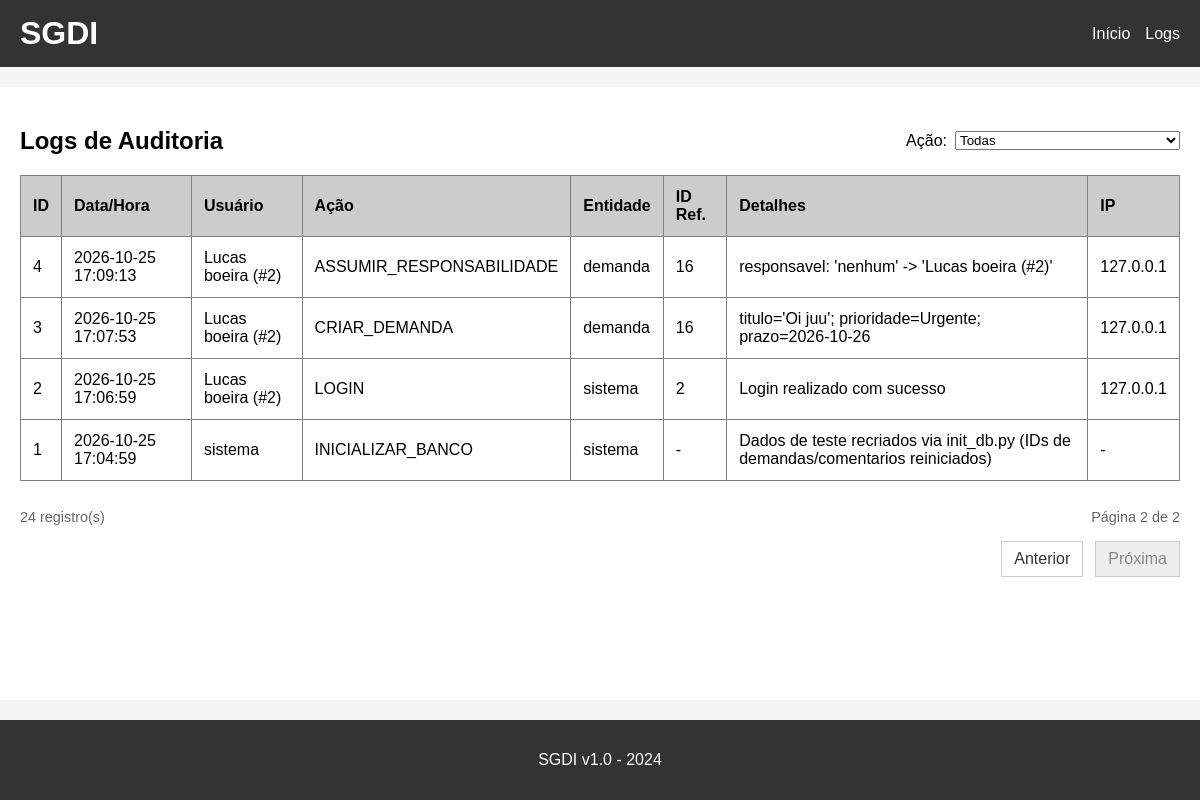
The page /logs?pagina=2&acao= (signed in) on the database its author committed.
### tables this page shows
CREATE TABLE logs (
    id INTEGER PRIMARY KEY AUTOINCREMENT,
    data_hora TEXT NOT NULL,
    usuario_id INTEGER,
    usuario_nome TEXT,
    acao TEXT NOT NULL,
    entidade TEXT NOT NULL,
    entidade_id INTEGER,
    detalhes TEXT,
    ip TEXT
);

### app.py (the view)
@app.route('/logs')
def ver_logs():
    acao = request.args.get('acao', '')
    if acao not in ACOES_LOG:
        acao = ''
    pagina = max(request.args.get('pagina', 1, type=int) or 1, 1)
    por_pagina = 20
    condicao, parametros = ('1=1', []) if not acao else ('acao = ?', [acao])
    conn = get_db()
    total = conn.execute(f"SELECT COUNT(*) FROM logs WHERE {condicao}", parametros).fetchone()[0]
    total_paginas = max((total + por_pagina - 1) // por_pagina, 1)
    pagina = min(pagina, total_paginas)
    logs = conn.execute(
        f"SELECT * FROM logs WHERE {condicao} ORDER BY id DESC LIMIT ? OFFSET ?",
        parametros + [por_pagina, (pagina - 1) * por_pagina]
    ).fetchall()
    conn.close()
    return render_template('logs.html', logs=logs, acao=acao, acoes=ACOES_LOG,
                           pagina=pagina, total_paginas=total_paginas, total=total)

### app.py (called while the page is built)
def get_db():
    conn = sqlite3.connect('demandas.db')
    conn.row_factory = sqlite3.Row
    return conn

@app.before_request
def verificar_login():
    if 'email' not in session and request.endpoint not in ['login', 'logout', 'static']:
        return redirect(url_for('login'))

### templates/logs.html (shortened to what this page needs)
{% extends "base.html" %}
{% block content %}
<div class="flex-between">
    <h2>Logs de Auditoria</h2>
    <form method="GET" action="{{ url_for('ver_logs') }}" class="form-inline">
        <label for="acao">Ação:</label>
        <select name="acao" id="acao" onchange="this.form.submit()">
            <option value="">Todas</option>
        </select>
    </form>
</div>
<div class="table-responsive">
    <table border="1" cellpadding="10" cellspacing="0" width="100%">
        <thead>
            <tr bgcolor="#cccccc">
                <th>ID</th>
                <th>Data/Hora</th>
                <th>Usuário</th>
                <th>Ação</th>
                <th>Entidade</th>
                <th>ID Ref.</th>
                <th>Detalhes</th>
                <th>IP</th>
            </tr>
        </thead>
        <tbody>
            {% for l in logs %}
            <tr>
                <td>{{ l['id'] }}</td>
                <td>{{ l['data_hora'] }}</td>
                <td>{{ l['usuario_nome'] or '-' }}{% if l['usuario_id'] %} (#{{ l['usuario_id'] }}){% endif %}</td>
                <td>{{ l['acao'] }}</td>
                <td>{{ l['entidade'] }}</td>
                <td>{{ l['entidade_id'] if l['entidade_id'] is not none else '-' }}</td>
                <td>{{ l['detalhes'] or '-' }}</td>
                <td>{{ l['ip'] or '-' }}</td>
            </tr>
            {% else %}
            <tr><td colspan="8">Nenhum registro encontrado.</td></tr>
            {% endfor %}
        </tbody>
    </table>
</div>
<div class="pagination-summary">
    <span>{{ total }} registro(s)</span>
    <span>Página {{ pagina }} de {{ total_paginas }}</span>
</div>
{% if total_paginas > 1 %}
<nav class="pagination" aria-label="Paginação dos logs">
    {% if pagina > 1 %}
    <a href="{{ url_for('ver_logs', pagina=pagina - 1, acao=acao) }}" rel="prev">Anterior</a>
    {% else %}
    <span class="pagination-disabled" aria-disabled="true">Anterior</span>
    {% endif %}
    {% if pagina < total_paginas %}
    <a href="{{ url_for('ver_logs', pagina=pagina + 1, acao=acao) }}" rel="next">Próxima</a>
    {% else %}
    <span class="pagination-disabled" aria-disabled="true">Próxima</span>
    {% endif %}
</nav>
{% endif %}
{% endblock %}

### static/style.css (style rules this page uses)
* { box-sizing: border-box; }
body { font-family: Arial, sans-serif; background-color: #f5f5f5; padding: 0; margin: 0; display: flex; flex-direction: column; min-height: 100vh; }
table { border-collapse: collapse; width: 100%; margin-bottom: 20px; }
th, td { padding: 12px; text-align: left; }
.table-responsive { overflow-x: auto; }
.pagination-summary, .pagination { display: flex; align-items: center; justify-content: space-between; gap: 12px; }
.pagination-summary { color: #666; font-size: 0.9rem; margin: 8px 0; }
.pagination { justify-content: flex-end; margin: 16px 0 24px; }
.pagination a, .pagination-disabled { padding: 8px 12px; border: 1px solid #ccc; text-decoration: none; }
.pagination a { color: #333; background: white; }
.pagination-disabled { color: #888; background: #eee; }
.flex-between { display: flex; justify-content: space-between; align-items: center; }
.form-inline { display: inline-flex; align-items: center; gap: 8px; margin: 0; }

### rows shown on the page
logs: id "4", data_hora "2026-10-25 17:09:13", usuario_nome "Lucas boeira", usuario_id "2", acao "ASSUMIR_RESPONSABILIDADE", entidade "demanda", entidade "16", detalhes "responsavel: 'nenhum' -> 'Lucas boeira (#2)'", ip "127.0.0.1"
logs: id "3", data_hora "2026-10-25 17:07:53", usuario_nome "Lucas boeira", usuario_id "2", acao "CRIAR_DEMANDA", entidade "demanda", entidade "16", detalhes "titulo='Oi juu'; prioridade=Urgente; prazo=2026-10-26", ip "127.0.0.1"
logs: id "2", data_hora "2026-10-25 17:06:59", usuario_nome "Lucas boeira", usuario_id "2", acao "LOGIN", entidade "sistema", entidade "2", detalhes "Login realizado com sucesso", ip "127.0.0.1"
logs: id "1", data_hora "2026-10-25 17:04:59", usuario_nome "sistema", acao "INICIALIZAR_BANCO", entidade "sistema", l "-", detalhes "Dados de teste recriados via init_db.py (IDs de demandas/comentarios reiniciados)"

### other values the page prints
{{ total }} "24"
{{ pagina }} "2"
{{ total_paginas }} "2"
